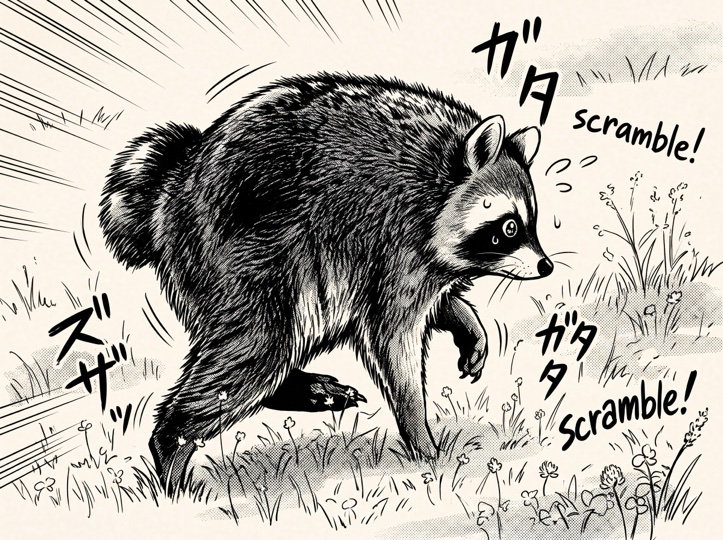
#> input picture assets/jimothy_manga.jpg, 723 x 540 px
$ python dither_gif.py ../assets/jimothy_manga.jpg ../assets/jimothy_painting.jpg 5
#> lines starting #> are read from the running program, lines starting #| are printed output that depends on the picture; after the words box and inside, x2 and y2 are one past the last pixel; in counts of white or black regions, pixels touching at a corner belong together
"""Turn a grayscale animated GIF into a black and white one for the e-paper `gif_player`.

    python tools/dither_gif.py IN.gif OUT.gif [REPEATS]

Needs numpy and pillow. Every frame gets its contrast stretched, then an 8 x 8 ordered dither, so
the picture is pure black and white and a still background gives exactly the same pixels in every
frame (an error diffusion dither would make it shimmer). The whole loop is repeated REPEATS times
(default 4), because `gif_player` plays the file once.
"""
import sys

import numpy as np
from PIL import Image, ImageSequence

BLACK_POINT, WHITE_POINT, GAMMA = 25.0, 175.0, 1.05

BAYER8 = np.array([
    [0, 32, 8, 40, 2, 34, 10, 42], [48, 16, 56, 24, 50, 18, 58, 26],
    [12, 44, 4, 36, 14, 46, 6, 38], [60, 28, 52, 20, 62, 30, 54, 22],
    [3, 35, 11, 43, 1, 33, 9, 41], [51, 19, 59, 27, 49, 17, 57, 25],
    [15, 47, 7, 39, 13, 45, 5, 37], [63, 31, 55, 23, 61, 29, 53, 21]], dtype=np.float32)


def one_bit(frame):
    gray = np.asarray(frame.convert('L'), dtype=np.float32)
    tone = np.clip((gray - BLACK_POINT) / (WHITE_POINT - BLACK_POINT), 0, 1) ** GAMMA
    h, w = tone.shape
    threshold = np.tile((BAYER8 + 0.5) / 64.0, (h // 8 + 1, w // 8 + 1))[:h, :w]
    return (tone > threshold).astype(np.uint8)          # 1 = white


def convert(src, dst, repeats):
#> called with src = '../assets/jimothy_manga.jpg', dst = '../assets/jimothy_painting.jpg', repeats = 5
    with Image.open(src) as im:
#> im is the input picture: PIL image 723x540 RGB; mean R, G, B 180.2, 175.6, 168.2
        frames = [one_bit(f) for f in ImageSequence.Iterator(im)]
#> frames = 1 item
        durations = [f.info.get('duration', 100) for f in ImageSequence.Iterator(im)]
#> durations = [100]
    palette = [0, 0, 0, 255, 255, 255] + [0] * (254 * 3)
    images = []
    for f in frames * repeats:
        p = Image.fromarray(f, mode='P')
        p.putpalette(palette)
        images.append(p)
#> this loop made 5 passes
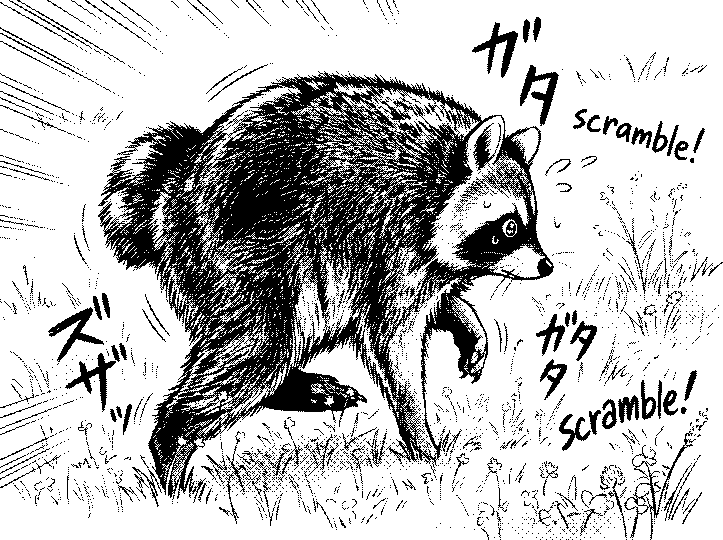
#> p: PIL image 723x540 P; 74.7% white; 2460 black regions (2286 under 20 px), largest, box (x1, y1, x2, y2) and area: (98, 71, 554, 503) 75606, (520, 65, 559, 126) 834, (48, 307, 104, 362) 826
#> after the loop, images = 5 items
    images[0].save(dst, save_all=True, append_images=images[1:], duration=durations * repeats,
                   loop=0, disposal=1, optimize=False)
    print('frames', len(images), 'size', images[0].size)
#| frames 5 size (723, 540)
    return frames


if __name__ == '__main__':
    convert(sys.argv[1], sys.argv[2], int(sys.argv[3]) if len(sys.argv) > 3 else 4)

$ run again, on assets/jimothy_sketch.jpg
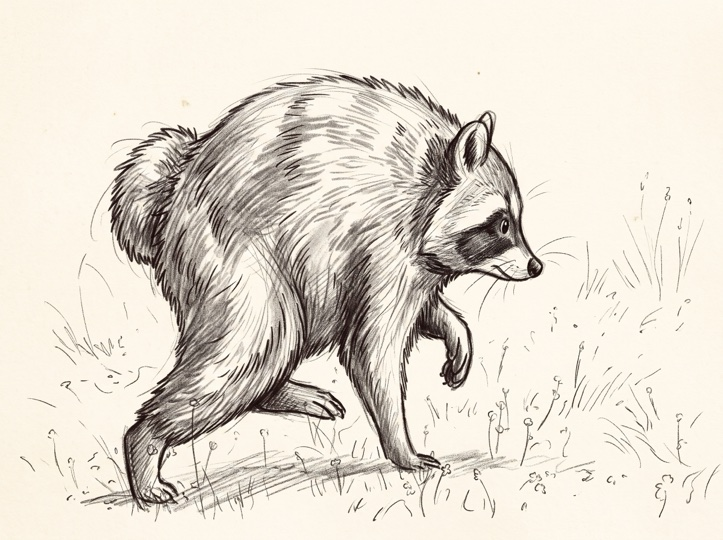
#> input picture assets/jimothy_sketch.jpg, 723 x 540 px
#> in convert, im is the input picture: PIL image 723x540 RGB; mean R, G, B 227, 219.8, 208.5
#> frames = 1 item
#> durations = [100]
#> the loop in convert, `for f in frames * repeats:` made 5 passes
#> after the loop in convert, `for f in frames * repeats:`:
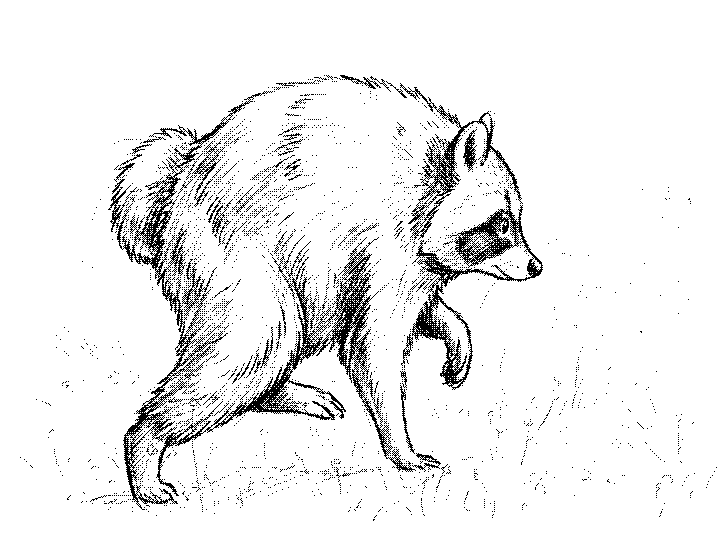
#> p: PIL image 723x540 P; 93.2% white; black in thin lines or dots, all inside (x1, y1, x2, y2) = (20, 75, 717, 521)
#> after the loop in convert, `for f in frames * repeats:`: images = 5 items
#| frames 5 size (723, 540)

$ run again, on assets/mocha800x480.jpg
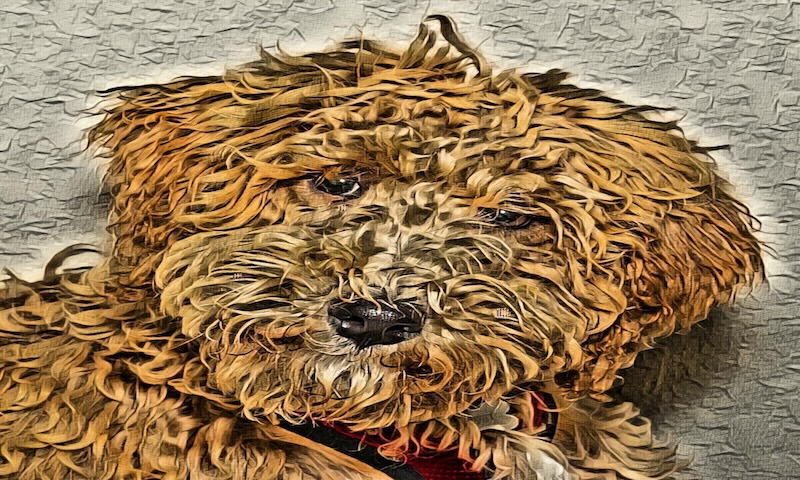
#> input picture assets/mocha800x480.jpg, 800 x 480 px
#> in convert, im is the input picture: PIL image 800x480 RGB; mean R, G, B 149.5, 121.6, 86
#> frames = 1 item
#> durations = [100]
#> the loop in convert, `for f in frames * repeats:` made 5 passes
#> after the loop in convert, `for f in frames * repeats:`:
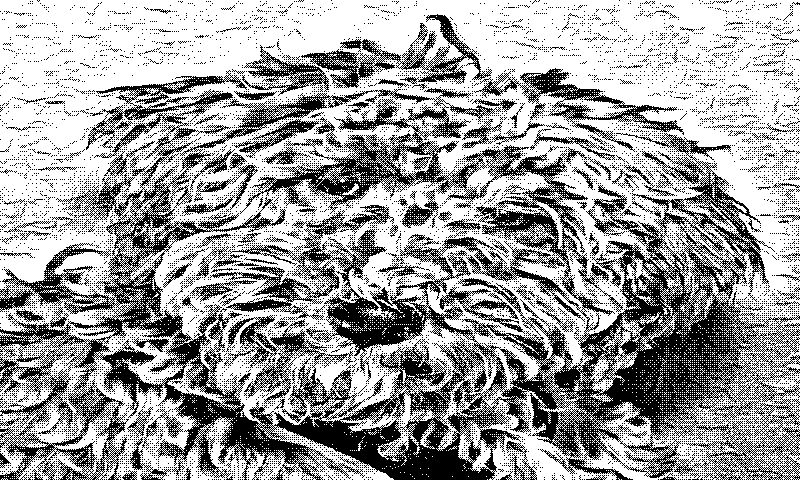
#> p: PIL image 800x480 P; 63.4% white; black in thin lines or dots
#> after the loop in convert, `for f in frames * repeats:`: images = 5 items
#| frames 5 size (800, 480)
